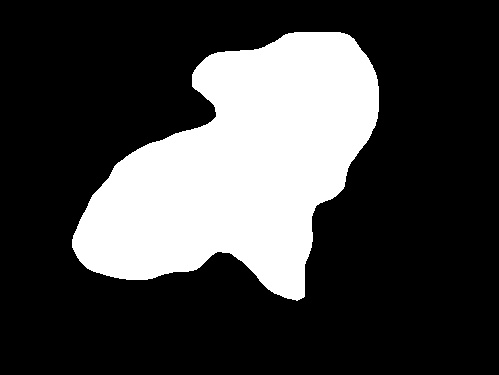
#> input picture Experiments/_data/dog_segmentation_mask.jpg, 499 x 375 px, found by its file name
$ python compute_IoU_Dice_scores.py
#> lines starting #> are read from the running program, lines starting #| are printed output that depends on the picture; after the words box and inside, x2 and y2 are one past the last pixel; in counts of white or black regions, pixels touching at a corner belong together
### Experiments/retrieve_project_root.py
from pathlib import Path


def find_project_root(current_path: Path, markers=('requirements.txt', '.git')):
#> called with markers = ('requirements.txt', '.git')
    for parent in [current_path] + list(current_path.parents):
        if any((parent / marker).exists() for marker in markers):
            return parent

    return current_path


current_file = Path(__file__).resolve()
project_root = find_project_root(current_file)

print(f"Project root: {project_root}")

### Experiments/First Experiment/compute_IoU_Dice_scores.py
import numpy as np
import cv2
import os

from retrieve_project_root import project_root


image_path = os.path.join(project_root, r"_data/datasets/test/dog.0.jpg")
segmentation_mask_path = os.path.join(project_root, r'_data/dog_segmentation_mask.jpg')
heatmaps_dir = os.path.join(project_root, r'_data/heatmaps')

threshold_value = 0.5  # Threshold for Grad-CAM heatmap

# Load original image and segmentation mask
image = cv2.imread(image_path)
segmentation_mask_rgb = cv2.imread(segmentation_mask_path)
#> segmentation_mask_rgb is the input picture: shape (375, 499, 3); min 0, max 255, mean 66.3

# Resize segmentation mask to match Grad-CAM size (assuming all Grad-CAMs are the same size)
example_heatmap = cv2.imread(os.path.join(heatmaps_dir, os.listdir(heatmaps_dir)[0]))
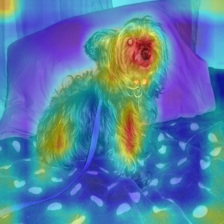
#> input picture Experiments/_data/heatmaps/gradCAM++_PCA-fusion.png, 224 x 224 px, found by its file name
#> example_heatmap is the input picture: shape (224, 224, 3); mean B, G, R 166.1, 123.8, 84.2
target_size = (example_heatmap.shape[1], example_heatmap.shape[0])  # width, height
#> target_size = (224, 224)

segmentation_mask_resized = cv2.resize(segmentation_mask_rgb, target_size)
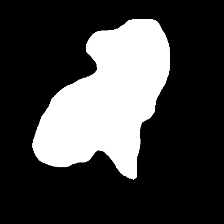
#> segmentation_mask_resized: shape (224, 224, 3); min 0, max 255, mean 66.3
segmentation_mask_gray = cv2.cvtColor(segmentation_mask_resized, cv2.COLOR_BGR2GRAY)
segmentation_mask_binary = np.where(segmentation_mask_gray > 127, 255, 0).astype(np.uint8)
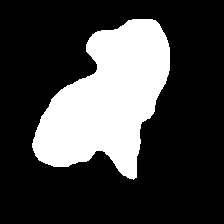
#> segmentation_mask_binary: shape (224, 224); 26% white; 1 white region, box (x1, y1, x2, y2) and area: (32, 19, 170, 180) 13050

results = []

for fname in os.listdir(heatmaps_dir):
    if fname.lower().endswith(('.png', '.jpg', '.jpeg')):
        heatmap_path = os.path.join(heatmaps_dir, fname)
        grad_cam_rgb = cv2.imread(heatmap_path)
        grad_cam_gray = cv2.cvtColor(grad_cam_rgb, cv2.COLOR_BGR2GRAY)
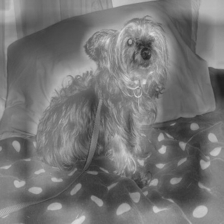
#> grad_cam_gray: shape (224, 224); min 32, max 220, mean 116.8
        grad_cam_gray = cv2.normalize(grad_cam_gray, None, 0, 255, cv2.NORM_MINMAX)
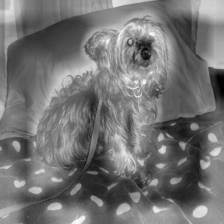
#> grad_cam_gray: shape (224, 224); min 0, max 255, mean 115.1

        _, thresholded_grad_cam = cv2.threshold(grad_cam_gray, threshold_value * 255, 255, cv2.THRESH_BINARY)
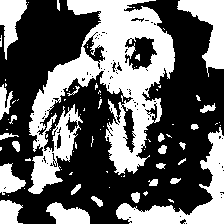
#> thresholded_grad_cam: shape (224, 224); 39.8% white; 84 white regions (58 under 20 px), largest, box (x1, y1, x2, y2) and area: (28, 0, 175, 194) 11861, (116, 127, 224, 224) 2804, (177, 0, 224, 77) 1550

        # Compute metrics
        intersection = np.sum(np.logical_and(thresholded_grad_cam == 255, segmentation_mask_binary == 255))
#> intersection = 7443
        union = np.sum(np.logical_or(thresholded_grad_cam == 255, segmentation_mask_binary == 255))
#> union = 25556
        iou = intersection / union if union != 0 else 0
#> iou = 0.291
        dice = 2 * intersection / (np.sum(thresholded_grad_cam == 255) + np.sum(segmentation_mask_binary == 255))
#> dice = 0.451

        results.append({
            'name': fname,
            'iou': iou,
            'dice': dice,
            'average': (iou + dice) / 2
        })

        print(f"{fname} => IoU: {iou:.4f} ({iou*100:.1f}%), Dice: {dice:.4f} ({dice*100:.1f}%)")
#| gradCAM++_PCA-fusion.png => IoU: 0.2912 (29.1%), Dice: 0.4511 (45.1%)
#> pass 2 of the loop `for fname in os.listdir(heatmaps_dir):`:
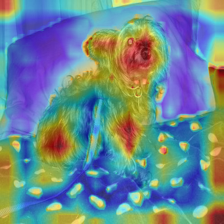
#> input picture Experiments/_data/heatmaps/gradCAM++_max-pooling.png, 224 x 224 px, found by its file name
#> grad_cam_rgb is the input picture: shape (224, 224, 3); mean B, G, R 143.5, 136.7, 107.3
#> `grad_cam_gray = cv2.normalize(grad_cam_gray, None, 0, 255, cv2.NORM_MI..`:
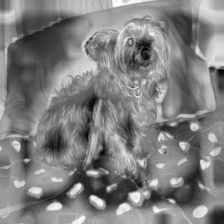
#> grad_cam_gray: shape (224, 224); min 0, max 255, mean 127.1
#> `_, thresholded_grad_cam = cv2.threshold(grad_cam_gray, threshold_value..`:
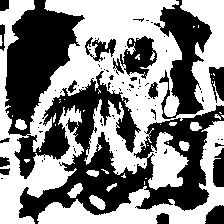
#> thresholded_grad_cam: shape (224, 224); 52.8% white; 78 black regions (59 under 20 px), largest, box (x1, y1, x2, y2) and area: (5, 0, 224, 224) 17480, (154, 0, 212, 119) 3041, (120, 36, 157, 79) 887
#> intersection = 7383
#> union = 32167
#> iou = 0.23
#> dice = 0.373
#| gradCAM++_max-pooling.png => IoU: 0.2295 (23.0%), Dice: 0.3734 (37.3%)
#> pass 3 of the loop `for fname in os.listdir(heatmaps_dir):`:
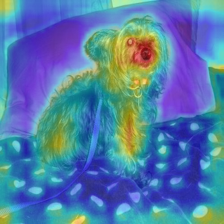
#> input picture Experiments/_data/heatmaps/gradCAM++_simple-average.png, 224 x 224 px, found by its file name
#> grad_cam_rgb is the input picture: shape (224, 224, 3); mean B, G, R 167.5, 123.4, 82.4
#> `grad_cam_gray = cv2.normalize(grad_cam_gray, None, 0, 255, cv2.NORM_MI..`:
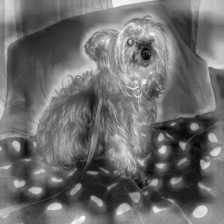
#> grad_cam_gray: shape (224, 224); min 0, max 255, mean 108.3
#> `_, thresholded_grad_cam = cv2.threshold(grad_cam_gray, threshold_value..`:
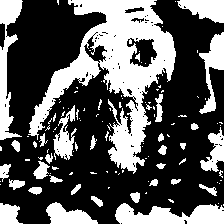
#> thresholded_grad_cam: shape (224, 224); 35.2% white; 115 white regions (83 under 20 px), largest, box (x1, y1, x2, y2) and area: (28, 0, 176, 174) 9051, (115, 203, 224, 224) 1561, (0, 0, 23, 140) 1410
#> intersection = 6639
#> union = 24081
#> iou = 0.276
#> dice = 0.432
#| gradCAM++_simple-average.png => IoU: 0.2757 (27.6%), Dice: 0.4322 (43.2%)

best_iou = max(results, key=lambda x: x['iou'])
#> best_iou = {'name': 'gradCAM++_PCA-fusion.png', 'iou': 0.291, 'dice': 0.451, 'average': 0.371}
best_dice = max(results, key=lambda x: x['dice'])
#> best_dice has the same summary as best_iou
best_avg = max(results, key=lambda x: x['average'])
#> best_avg has the same summary as best_iou

print("\n=== Best Grad-CAM Results ===")
print(f"→ By IoU:   {best_iou['name']} (IoU: {best_iou['iou']*100:.1f}%)")
#| → By IoU:   gradCAM++_PCA-fusion.png (IoU: 29.1%)
print(f"→ By Dice:  {best_dice['name']} (Dice: {best_dice['dice']*100:.1f}%)")
#| → By Dice:  gradCAM++_PCA-fusion.png (Dice: 45.1%)
print(f"→ Combined: {best_avg['name']} (Avg: {(best_avg['average'])*100:.1f}%)")
#| → Combined: gradCAM++_PCA-fusion.png (Avg: 37.1%)
